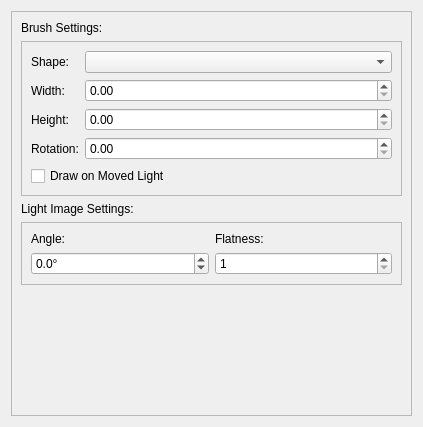
<?xml version="1.0" encoding="UTF-8"?>
<ui version="4.0">
 <class>Light</class>
 <widget class="QWidget" name="Light">
  <property name="geometry">
   <rect>
    <x>0</x>
    <y>0</y>
    <width>423</width>
    <height>427</height>
   </rect>
  </property>
  <property name="windowTitle">
   <string>Light</string>
  </property>
  <layout class="QVBoxLayout" name="verticalLayout">
   <item>
    <widget class="QScrollArea" name="scrollArea">
     <property name="widgetResizable">
      <bool>true</bool>
     </property>
     <widget class="QWidget" name="scrollAreaWidgetContents">
      <property name="geometry">
       <rect>
        <x>0</x>
        <y>0</y>
        <width>407</width>
        <height>411</height>
       </rect>
      </property>
      <layout class="QVBoxLayout" name="verticalLayout_2">
       <item>
        <widget class="QLabel" name="label_2">
         <property name="text">
          <string>Brush Settings:</string>
         </property>
        </widget>
       </item>
       <item>
        <widget class="QFrame" name="frame">
         <property name="frameShape">
          <enum>QFrame::Shape::StyledPanel</enum>
         </property>
         <property name="frameShadow">
          <enum>QFrame::Shadow::Raised</enum>
         </property>
         <layout class="QVBoxLayout" name="verticalLayout_4">
          <item>
           <layout class="QGridLayout" name="gridLayout_2">
            <item row="2" column="0">
             <widget class="QLabel" name="label_11">
              <property name="text">
               <string>Height:</string>
              </property>
             </widget>
            </item>
            <item row="1" column="1">
             <widget class="QDoubleSpinBox" name="Width_2">
              <property name="sizePolicy">
               <sizepolicy hsizetype="Expanding" vsizetype="Fixed">
                <horstretch>0</horstretch>
                <verstretch>0</verstretch>
               </sizepolicy>
              </property>
             </widget>
            </item>
            <item row="3" column="1">
             <widget class="QDoubleSpinBox" name="Rotation_2">
              <property name="sizePolicy">
               <sizepolicy hsizetype="Expanding" vsizetype="Fixed">
                <horstretch>0</horstretch>
                <verstretch>0</verstretch>
               </sizepolicy>
              </property>
             </widget>
            </item>
            <item row="1" column="0">
             <widget class="QLabel" name="label_14">
              <property name="text">
               <string>Width:</string>
              </property>
             </widget>
            </item>
            <item row="2" column="1">
             <widget class="QDoubleSpinBox" name="Height_2">
              <property name="sizePolicy">
               <sizepolicy hsizetype="Expanding" vsizetype="Fixed">
                <horstretch>0</horstretch>
                <verstretch>0</verstretch>
               </sizepolicy>
              </property>
             </widget>
            </item>
            <item row="3" column="0">
             <widget class="QLabel" name="label_15">
              <property name="text">
               <string>Rotation:</string>
              </property>
             </widget>
            </item>
            <item row="0" column="0">
             <widget class="QLabel" name="label_16">
              <property name="text">
               <string>Shape:</string>
              </property>
             </widget>
            </item>
            <item row="0" column="1">
             <widget class="QComboBox" name="Shape"/>
            </item>
           </layout>
          </item>
          <item>
           <widget class="QCheckBox" name="DrawOnMoved">
            <property name="text">
             <string>Draw on Moved Light</string>
            </property>
           </widget>
          </item>
         </layout>
        </widget>
       </item>
       <item>
        <widget class="QLabel" name="label">
         <property name="text">
          <string>Light Image Settings:</string>
         </property>
        </widget>
       </item>
       <item>
        <widget class="QFrame" name="frame_2">
         <property name="frameShape">
          <enum>QFrame::Shape::StyledPanel</enum>
         </property>
         <property name="frameShadow">
          <enum>QFrame::Shadow::Raised</enum>
         </property>
         <layout class="QVBoxLayout" name="verticalLayout_3">
          <item>
           <layout class="QGridLayout" name="gridLayout_7">
            <item row="0" column="0">
             <widget class="QLabel" name="label_12">
              <property name="text">
               <string>Angle:</string>
              </property>
             </widget>
            </item>
            <item row="0" column="1">
             <widget class="QLabel" name="label_13">
              <property name="text">
               <string>Flatness:</string>
              </property>
             </widget>
            </item>
            <item row="1" column="1">
             <widget class="QSpinBox" name="Flatness">
              <property name="minimum">
               <number>1</number>
              </property>
              <property name="maximum">
               <number>10</number>
              </property>
             </widget>
            </item>
            <item row="1" column="0">
             <widget class="QDoubleSpinBox" name="Angle">
              <property name="wrapping">
               <bool>true</bool>
              </property>
              <property name="buttonSymbols">
               <enum>QAbstractSpinBox::ButtonSymbols::UpDownArrows</enum>
              </property>
              <property name="suffix">
               <string>°</string>
              </property>
              <property name="decimals">
               <number>1</number>
              </property>
              <property name="minimum">
               <double>-360.000000000000000</double>
              </property>
              <property name="maximum">
               <double>360.000000000000000</double>
              </property>
              <property name="singleStep">
               <double>15.000000000000000</double>
              </property>
             </widget>
            </item>
           </layout>
          </item>
         </layout>
        </widget>
       </item>
       <item>
        <spacer name="verticalSpacer_5">
         <property name="orientation">
          <enum>Qt::Orientation::Vertical</enum>
         </property>
         <property name="sizeHint" stdset="0">
          <size>
           <width>273</width>
           <height>175</height>
          </size>
         </property>
        </spacer>
       </item>
      </layout>
     </widget>
    </widget>
   </item>
  </layout>
 </widget>
 <resources/>
 <connections/>
</ui>
